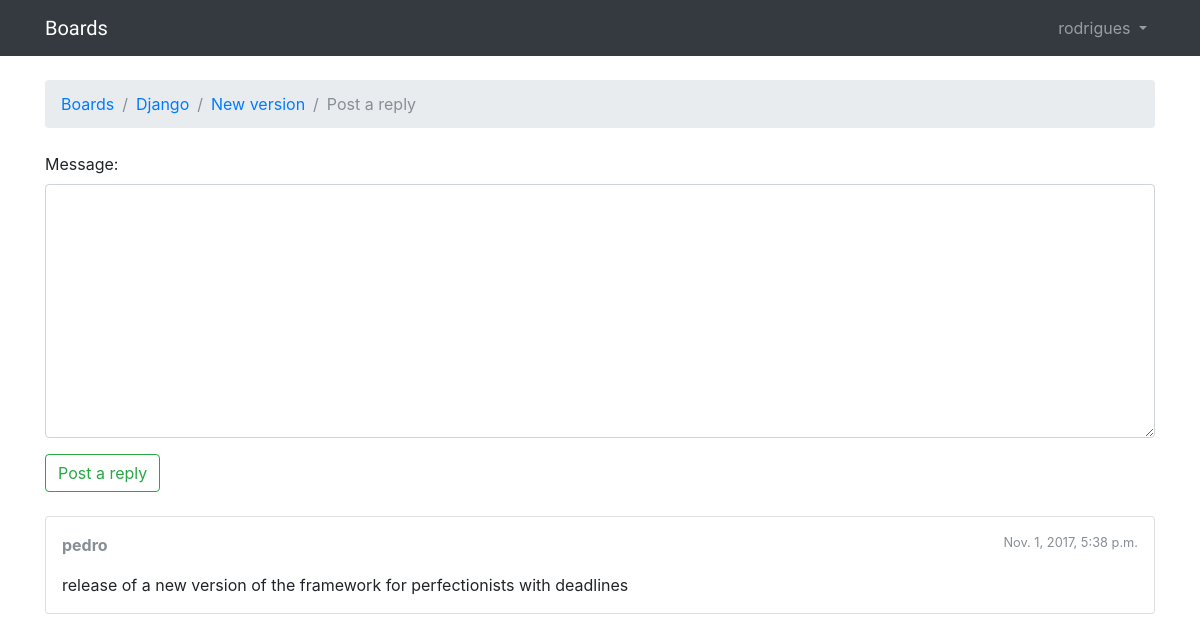
/boards/1/topics/1/reply/ (signed in), run on an earlier commit of the app's database.
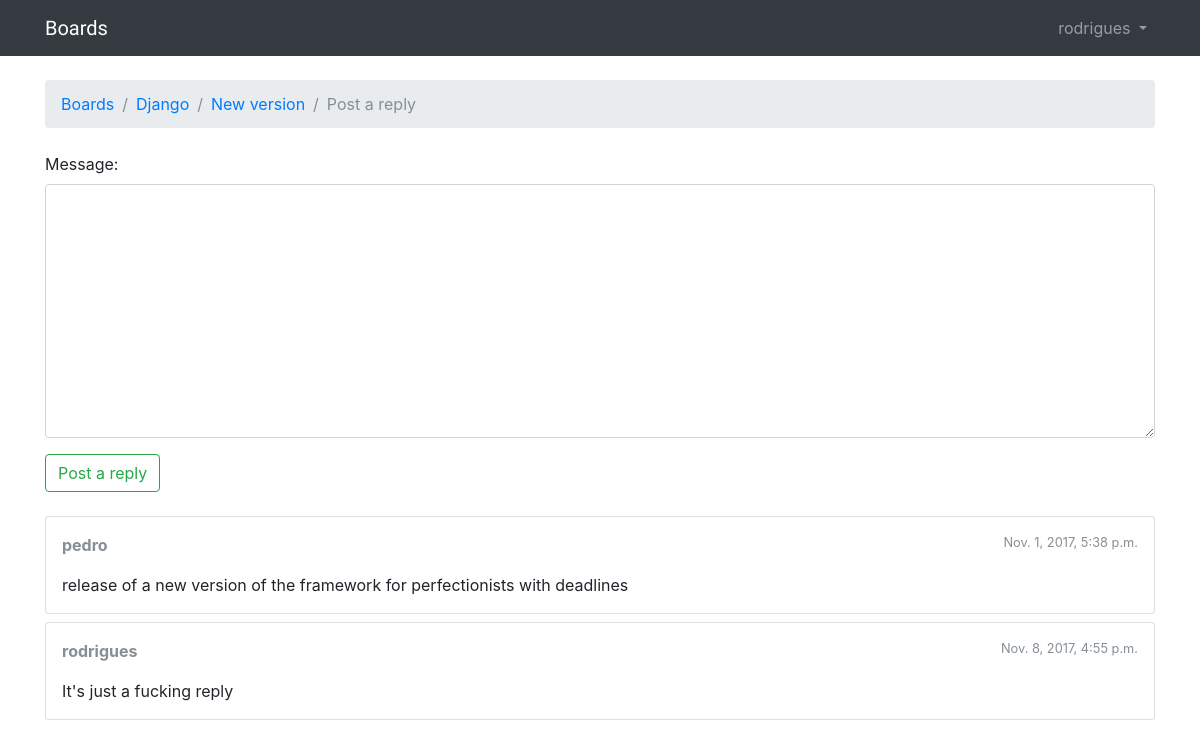
And on a later commit of the database.
### boards/models.py (models this page shows, shortened)
class Topic(models.Model):
    subject = models.CharField(max_length=255)
    last_updated = models.DateTimeField(auto_now_add=True)
    board = models.ForeignKey(Board, related_name='topics')
    starter = models.ForeignKey(User, related_name='topics')

class Board(models.Model):
    name = models.CharField(max_length=30, unique=True)
    description = models.CharField(max_length=100)

class Post(models.Model):
    message = models.TextField(max_length=4000)
    topic = models.ForeignKey(Topic, related_name='posts')
    created_at = models.DateTimeField(auto_now_add=True)
    updated_at = models.DateTimeField(null=True)
    created_by = models.ForeignKey(User, related_name='posts')
    updated_by = models.ForeignKey(User, null=True, related_name='+')

### boards/views.py (the view)
# urls.py: url(r'^boards/(?P<pk>\d+)/topics/(?P<topic_pk>\d+)/reply/$', boards_views.reply_topic, name='reply_topic'),
@login_required
def reply_topic(request, pk, topic_pk):
    topic = get_object_or_404(Topic, board__pk=pk, pk=topic_pk)
    if request.method == 'POST':
        form = PostForm(request.POST)
        if form.is_valid():
            post = form.save(commit=False)
            post.topic = topic
            post.created_by = request.user
            post.save()
            return redirect('topic_posts', pk=pk, topic_pk=topic_pk)
    else:
        form = PostForm()
    return render(request, 'reply_topic.html', {'topic': topic, 'form': form})

### boards/forms.py
class PostForm(forms.ModelForm):
    class Meta:
        model = Post
        fields = ['message']

### boards/templatetags/form_tags.py (called while the page is built)
@register.filter
def input_class(bound_field):
    css_class = ''
    if bound_field.form.is_bound:
        if bound_field.errors:
            css_class = 'is-invalid'
        elif field_type(bound_field) != 'PasswordInput':
            css_class = 'is-valid'
    return 'form-control {}'.format(css_class)

### templates/reply_topic.html (shortened to what this page needs)
{% extends 'base.html' %}
{% load static %}
{% block breadcrumb %}
  <li class="breadcrumb-item"><a href="{% url 'home' %}">Boards</a></li>
  <li class="breadcrumb-item"><a href="{% url 'board_topics' topic.board.pk %}">{{ topic.board.name }}</a></li>
  <li class="breadcrumb-item"><a href="{% url 'topic_posts' topic.board.pk topic.pk %}">{{ topic.subject }}</a></li>
  <li class="breadcrumb-item active">Post a reply</li>
{% endblock %}
{% block content %}
  <form method="post" class="mb-4">
    {% include 'includes/form.html' %}
    <button type="submit" class="btn btn-outline-success">Post a reply</button>
  </form>
  {% for post in topic.posts.all %}
    <div class="card mb-2">
      <div class="card-body p-3">
        <div class="row mb-3">
          <div class="col-6">
            <strong class="text-muted">{{ post.created_by.username }}</strong>
          </div>
          <div class="col-6 text-right">
            <small class="text-muted">{{ post.created_at }}</small>
          </div>
        </div>
        {{ post.message }}
      </div>
    </div>
  {% endfor %}
{% endblock %}

### templates/base.html (shortened to what this page needs)
{% load static %}
<html>
    <head>
        <link rel="stylesheet" href="{% static 'css/bootstrap.min.css' %}">
        <link rel="stylesheet" href="{% static 'css/app.css' %}">
    </head>
    <body>
        {% block body %}
        <nav class="navbar navbar-expand-sm navbar-dark bg-dark">
            <div class="container">
              <a class="navbar-brand" href="{% url 'home' %}">Boards</a>
              <div class="collapse navbar-collapse" id="mainMenu">
                {% if user.is_authenticated %}
                  <ul class="navbar-nav ml-auto">
                    <li class="nav-item dropdown">
                      <a class="nav-link dropdown-toggle" href="#" id="userMenu" data-toggle="dropdown" aria-haspopup="true" aria-expanded="false">
                        {{ user.username }}
                      </a>
                    </li>
                  </ul>
                {% else %}
                  <form class="form-inline ml-auto" style="margin-bottom: 0px;">
                    <a href="{% url 'login' %}" class="btn btn-outline-secondary">Login</a>
                    <a href="{% url 'signup' %}" class="btn btn-outline-primary ml-2">Signup</a>
                  </form>
                {% endif %}
              </div>
            </div>
          </nav>
            <div class="container">
              <ol class="breadcrumb my-4">
                {% block breadcrumb %}
                {% endblock %}
              </ol>
              {% block content %}
              {% endblock %}
            </div>
        {% endblock body %}
    </body>
</html>

### templates/includes/form.html (shortened to what this page needs)
{% load form_tags widget_tweaks %}
{% for field in form %}
    <div class="form-group">
        {{ field.label_tag }}
        {% render_field field class=field|input_class %}
    </div>
{% endfor %}

### static/css/app.css (style rules this page uses)
.navbar-brand { font-family: 'Saira', sans-serif; }

What changed in the data, as far as the page shows it:
added Post: created_by.username "rodrigues", created_at "Nov. 8, 2017, 4:55 p.m.", message "It's just a fucking reply"
